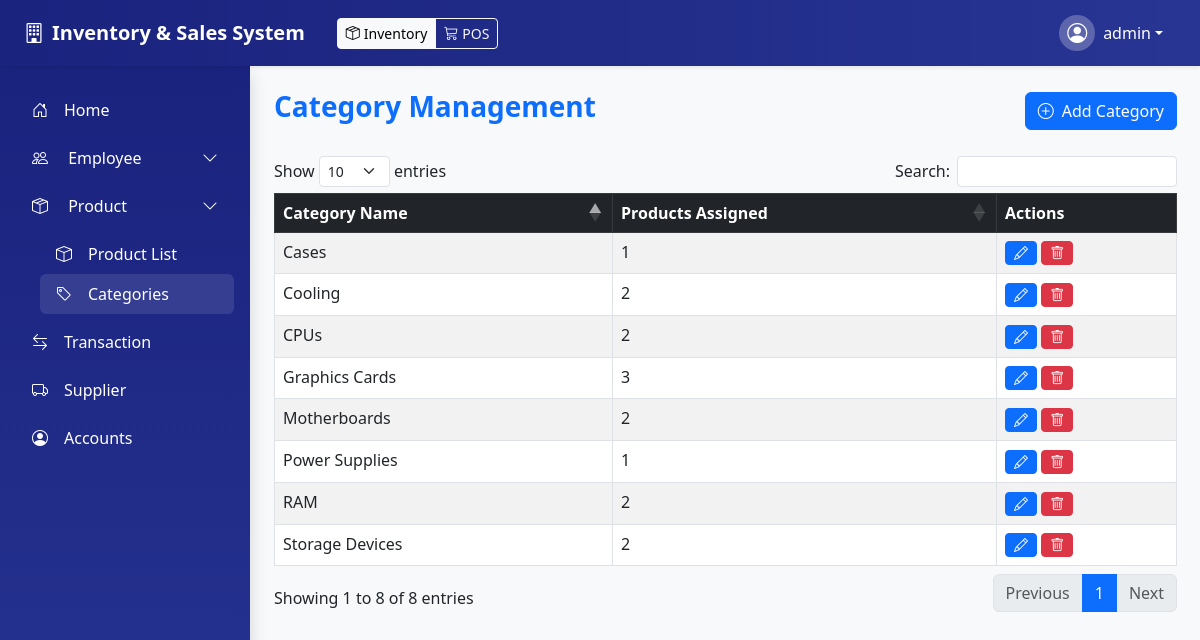
The app's page /page/category.php (signed in) with its own data.
### tables this page shows
CREATE TABLE `category` (
    `Category_ID` int(11) NOT NULL,
    `Category_Name` varchar(50) NOT NULL
);

### controller/category_controller.php (called while the page is built, shortened)
<?php
require_once '../model/category_model.php';
class CategoryController {
    private $model;
    public function __construct($dbConnection) {
        $this->model = new Category($dbConnection);
    }
    public function getAllCategories() {
        return $this->model->getAll();
    }
}

### model/category_model.php (called while the page is built, shortened)
<?php
class Category {
    private $conn;
    public function __construct($dbConnection) {
        $this->conn = $dbConnection;
    }
    public function getAll() {
        $query = "SELECT c.*, COUNT(p.Product_ID) as Product_Count
                  FROM category c
                  LEFT JOIN product p ON c.Category_ID = p.Category_ID
                  GROUP BY c.Category_ID
                  ORDER BY c.Category_Name";
        $result = $this->conn->query($query);
        return $result->fetch_all(MYSQLI_ASSOC);
    }
}

### page/category.php (the view, shortened to what this page needs)
<?php
require_once '../include/navbar.php';
require_once '../include/sidebar.php';
require_once '../controller/category_controller.php';
$categoryController = new CategoryController($conn);
$categories = $categoryController->getAllCategories();
?>
<!DOCTYPE html>
<html lang="en">
<head>
    <link href="https://cdn.jsdelivr.net/npm/bootstrap@5.3.0-alpha3/dist/css/bootstrap.min.css" rel="stylesheet">
    <link href="https://cdn.jsdelivr.net/npm/bootstrap-icons/font/bootstrap-icons.css" rel="stylesheet">
    <link href="https://cdn.datatables.net/1.13.7/css/dataTables.bootstrap5.min.css" rel="stylesheet">
</head>
<body class="bg-light">
    <div class="d-flex">
        <div class="flex-shrink-0" style="width: 250px;">
            <?php require_once '../include/sidebar.php'; ?>
        </div>
        <div class="flex-grow-1 p-4">
            <div class="d-flex justify-content-between align-items-center mb-4">
                <h1 class="fs-3 fw-bold text-primary">Category Management</h1>
                <button class="btn btn-primary" onclick="showAddModal()">
                    <i class="bi bi-plus-circle me-2"></i>Add Category
                </button>
            </div>
            <table id="categoryTable" class="table table-bordered table-striped table-hover">
                <thead class="table-dark">
                    <tr>
                        <th>Category Name</th>
                        <th>Products Assigned</th>
                        <th>Actions</th>
                    </tr>
                </thead>
                <tbody>
                    <?php if (empty($categories)): ?>
                    <tr>
                        <td colspan="4" class="text-center py-4">
                            <div class="text-muted">
                                <i class="bi bi-tags fs-1 mb-3 d-block"></i>
                                <h5>No Categories Found</h5>
                                <p>No product categories have been added yet.</p>
                            </div>
                        </td>
                    </tr>
                    <?php else: ?>
                        <?php foreach ($categories as $category): ?>
                        <tr>
                            <td><?= $category['Category_Name'] ?></td>
                            <td><?= $category['Product_Count'] ?></td>
                            <td>
                                <button class="btn btn-primary btn-sm" onclick="editCategory(<?= $category['Category_ID'] ?>)">
                                    <i class="bi bi-pencil"></i>
                                </button>
                                <button class="btn btn-danger btn-sm" onclick="deleteCategory(<?= $category['Category_ID'] ?>)">
                                    <i class="bi bi-trash"></i>
                                </button>
                            </td>
                        </tr>
                        <?php endforeach; ?>
                    <?php endif; ?>
                </tbody>
            </table>
        </div>
    </div>
</body>
</html>

### include/navbar.php (shortened to what this page needs)
<nav class="navbar navbar-expand-lg shadow-sm sticky-top" style="background: linear-gradient(to right, #1a237e, #283593);">
    <div class="container-fluid px-4">
        <a class="navbar-brand text-white d-flex align-items-center" href="#">
            <i class="bi bi-building me-2"></i>
            <span class="fw-bold">Inventory & Sales System</span>
        </a>
        <?php if (isset($_SESSION['user_role']) && $_SESSION['user_role'] === 'Admin'): ?>
        <div class="btn-group mx-3">
            <a href="../page/inventory_dashboard.php" class="btn btn-sm <?= strpos($_SERVER['PHP_SELF'], 'cashier_dashboard.php') ? 'btn-outline-light' : 'btn-light' ?>">
                <i class="bi bi-box-seam me-1"></i>Inventory
            </a>
            <a href="../page/cashier_dashboard.php" class="btn btn-sm <?= strpos($_SERVER['PHP_SELF'], 'cashier_dashboard.php') ? 'btn-light' : 'btn-outline-light' ?>">
                <i class="bi bi-cart3 me-1"></i>POS
            </a>
        </div>
        <?php endif; ?>
        <div class="ms-auto">
            <div class="dropdown">
                <button class="btn btn-link text-white text-decoration-none dropdown-toggle d-flex align-items-center"
                        type="button" id="userMenuButton" data-bs-toggle="dropdown" aria-expanded="false">
                    <div class="rounded-circle bg-white bg-opacity-25 p-2 me-2">
                        <i class="bi bi-person-circle fs-5"></i>
                    </div>
                    <span><?php echo isset($_SESSION['username']) ? $_SESSION['username'] : 'User'; ?></span>
                </button>
            </div>
        </div>
    </div>
</nav>

### include/sidebar.php (shortened to what this page needs)
<div class="d-flex flex-column text-white h-100 position-fixed shadow" style="width: 250px; background: linear-gradient(to bottom, #1a237e, #283593);">
    <ul class="nav flex-column mt-4">
        <?php $current_page = basename($_SERVER['PHP_SELF']); ?>
        <li class="nav-item px-3 mb-2">
            <a href="../page/inventory_dashboard.php" class="nav-link text-white d-flex align-items-center <?php echo $current_page == 'inventory_dashboard.php' ? 'active bg-white bg-opacity-10 rounded' : ''; ?>" style="transition: all 0.3s;">
                <i class="bi bi-house-door me-3"></i> Home
            </a>
        </li>
        <li class="nav-item px-3 mb-2">
            <div class="nav-link text-white d-flex align-items-center justify-content-between cursor-pointer"
                 onclick="toggleSubmenu('employeeSubmenu')" style="transition: all 0.3s; cursor: pointer;">
                <div>
                    <i class="bi bi-people me-3"></i> Employee
                </div>
                <i class="bi bi-chevron-down"></i>
            </div>
        </li>
        <li class="nav-item px-3 mb-2">
            <div class="nav-link text-white d-flex align-items-center justify-content-between cursor-pointer"
                 onclick="toggleSubmenu('productSubmenu')" style="transition: all 0.3s; cursor: pointer;">
                <div>
                    <i class="bi bi-box-seam me-3"></i> Product
                </div>
                <i class="bi bi-chevron-down"></i>
            </div>
            <ul id="productSubmenu" class="nav flex-column ms-4 mt-2" style="display: <?php echo in_array($current_page, ['product.php', 'category.php']) ? 'block' : 'none'; ?>;">
                <li class="nav-item">
                    <a href="../page/product.php" class="nav-link text-white d-flex align-items-center <?php echo $current_page == 'product.php' ? 'active bg-white bg-opacity-10 rounded' : ''; ?>" style="transition: all 0.3s;">
                        <i class="bi bi-box me-3"></i> Product List
                    </a>
                </li>
                <li class="nav-item">
                    <a href="../page/category.php" class="nav-link text-white d-flex align-items-center <?php echo $current_page == 'category.php' ? 'active bg-white bg-opacity-10 rounded' : ''; ?>" style="transition: all 0.3s;">
                        <i class="bi bi-tag me-3"></i> Categories
                    </a>
                </li>
            </ul>
        </li>
        <li class="nav-item px-3 mb-2">
            <a href="../page/transaction.php" class="nav-link text-white d-flex align-items-center <?php echo $current_page == 'transaction.php' ? 'active bg-white bg-opacity-10 rounded' : ''; ?>" style="transition: all 0.3s;">
                <i class="bi bi-arrow-left-right me-3"></i> Transaction
            </a>
        </li>
        <li class="nav-item px-3 mb-2">
            <a href="../page/supplier.php" class="nav-link text-white d-flex align-items-center <?php echo $current_page == 'supplier.php' ? 'active bg-white bg-opacity-10 rounded' : ''; ?>" style="transition: all 0.3s;">
                <i class="bi bi-truck me-3"></i> Supplier
            </a>
        </li>
        <li class="nav-item px-3 mb-2">
            <a href="../page/accounts.php" class="nav-link text-white d-flex align-items-center <?php echo $current_page == 'accounts.php' ? 'active bg-white bg-opacity-10 rounded' : ''; ?>" style="transition: all 0.3s;">
                <i class="bi bi-person-circle me-3"></i> Accounts
            </a>
        </li>
    </ul>
</div>

### include/navbar.php (style rules this page uses)
.navbar { padding: 0.75rem 0; }
.btn-outline-light { border-color: rgba(255,255,255,0.5); }

### include/sidebar.php (style rules this page uses)
.cursor-pointer { cursor: pointer; }

### records on screen
category: Category_Name "Cases", Product_Count "1"
category: Category_Name "Cooling", Product_Count "2"
category: Category_Name "CPUs", Product_Count "2"
category: Category_Name "Graphics Cards", Product_Count "3"
category: Category_Name "Motherboards", Product_Count "2"
category: Category_Name "Power Supplies", Product_Count "1"
category: Category_Name "RAM", Product_Count "2"
category: Category_Name "Storage Devices", Product_Count "2"

### other values on screen
$_SESSION['username'] "admin"
